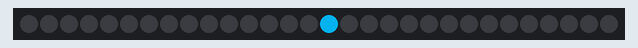
Recording of a program running on a simulated Raspberry Pi Pico running MicroPython. Shown: 30 RGB LEDs in strip order, left to right.

Above: at 0.15 s.
At 4.99 s:
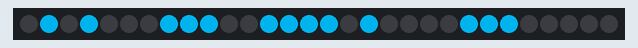
At 9.84 s:
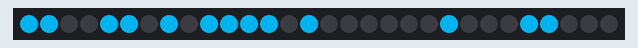
At 19.84 s:
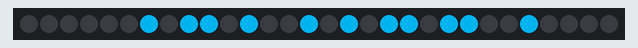
At 29.83 s:
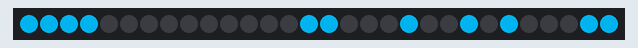
At 39.83 s:
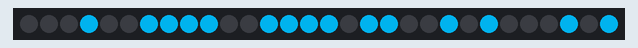

The program:

47-cellular-automaton.py
```python
# Rule 30: a simple rule turns one row of pixels into the next, one
# generation at a time. Watch the pattern grow more complex over time!
from machine import Pin
from neopixel import NeoPixel
from utime import sleep
import config

strip = NeoPixel(Pin(config.NEOPIXEL_PIN), config.NUMBER_PIXELS)

ON_COLOR = (0, 150, 200)
OFF_COLOR = (0, 0, 0)

# Rule 30 is named after the number 30 itself: written in binary, 30 is
# 00011110. Each bit answers "does this 3-cell neighborhood turn on?" for
# one of the 8 possible neighborhoods (000 through 111).
RULE = 30


def next_generation(cells):
    n = len(cells)
    new_cells = [0] * n
    for i in range(n):
        left = cells[(i - 1) % n]
        center = cells[i]
        right = cells[(i + 1) % n]
        # turn the 3 neighbor cells into a number from 0 to 7
        pattern = (left << 2) | (center << 1) | right
        # look up that bit inside the number 30
        new_cells[i] = (RULE >> pattern) & 1
    return new_cells


def draw(cells):
    for i in range(len(cells)):
        strip[i] = ON_COLOR if cells[i] else OFF_COLOR
    strip.write()


# start with a single lit pixel in the middle
cells = [0] * config.NUMBER_PIXELS
cells[config.NUMBER_PIXELS // 2] = 1

while True:
    draw(cells)
    sleep(0.3)
    cells = next_generation(cells)
```

config.py
```python
# Moving Rainbow Configuration file
# Filename: 01-config.py
# This file contains the hardware configuration for your kit
# This file can be imported by each program
NEOPIXEL_PIN = 0
NUMBER_PIXELS = 30
BUTTON_PIN_1 = 15
BUTTON_PIN_2 = 14
```
